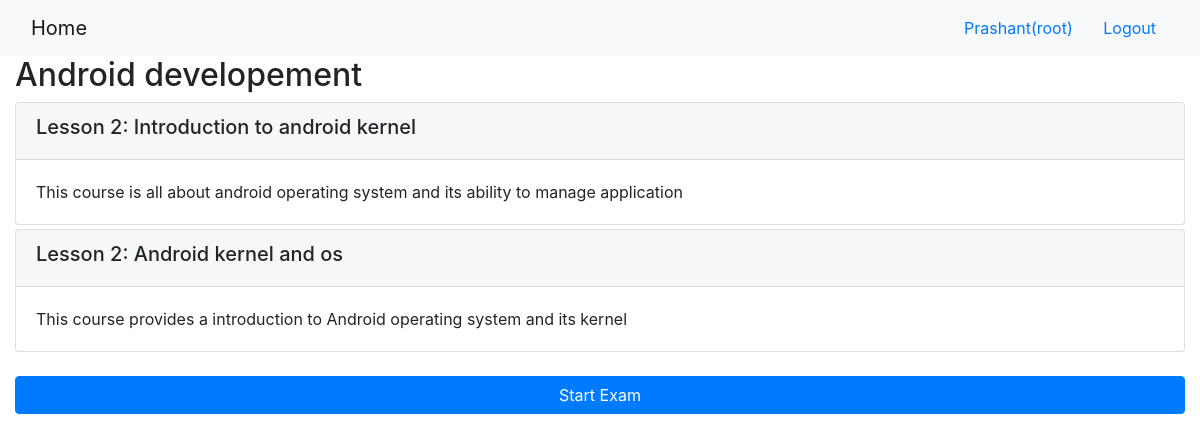
/onlinecourse/4/ (signed in), run on the app's committed database.
### onlinecourse/models.py (models this page shows, shortened)
class Course(models.Model):
    name = models.CharField(null=False, max_length=30, default='online course')
    image = models.ImageField(upload_to='course_images/')
    description = models.CharField(max_length=1000)
    pub_date = models.DateField(null=True)
    instructors = models.ManyToManyField(Instructor)
    users = models.ManyToManyField(
        settings.AUTH_USER_MODEL,
        through='Enrollment'
    )
    total_enrollment = models.IntegerField(default=0)
    is_enrolled = False

class Lesson(models.Model):
    title = models.CharField(max_length=200, default="title")
    order = models.IntegerField(default=0)
    course = models.ForeignKey(Course, on_delete=models.CASCADE)
    content = models.TextField()

### onlinecourse/views.py (the view)
# urls.py: path('<int:pk>/', views.CourseDetailView.as_view(), name='course_details'),
class CourseDetailView(generic.DetailView):
    model = Course
    template_name = 'onlinecourse/course_detail_bootstrap.html'

### onlinecourse/templates/onlinecourse/course_detail_bootstrap.html (shortened to what this page needs)
<!DOCTYPE html>
<html lang="en">
<head>
     {% load static %}
    <link rel="stylesheet" href="https://maxcdn.bootstrapcdn.com/bootstrap/4.5.2/css/bootstrap.min.css">
</head>
<body>
    <nav class="navbar navbar-light bg-light">
        <div class="container-fluid">
            <div class="navbar-header">
                  <a class="navbar-brand" href="{% url 'onlinecourse:index' %}">Home</a>
            </div>
            <ul class="nav navbar-nav navbar-right">
                {% if user.is_authenticated %}
                <li>
                    <a class="btn btn-link" href="#">{{ user.first_name }}({{ user.username }})</a>
                    <a class="btn btn-link" href="{% url 'onlinecourse:logout' %}">Logout</a>
                </li>
                {% endif %}
            </ul>
        </div>
    </nav>
    <div class="container-fluid">
            <h2>{{ course.name }}</h2>
            <div class="card-columns-vertical">
                {% for lesson in course.lesson_set.all %}
                    <div class="card mt-1">
                        <div class="card-header"><h5>Lesson {{lesson.order|add:1}}: {{lesson.title}}</h5></div>
                        <div class="card-body">{{lesson.content}}</div>
                    </div>
                {% endfor %}
            </div>
        {% if user.is_authenticated %}
        <button class="btn btn-primary btn-block" data-toggle="collapse" data-target="#exam">Start Exam</button>
        {% endif %}
    </div>
</body>
</html>

### data on the page
Course: name "Android developement"
Lesson: order|add "2", title "Introduction to android kernel", content "This course is all about android operating system and its ability to manage application"
Lesson: order|add "2", title "Android kernel and os", content "This course provides a introduction to Android operating system and its kernel"

### other printed values
{{ user.first_name }} "Prashant"
{{ user.username }} "root"
